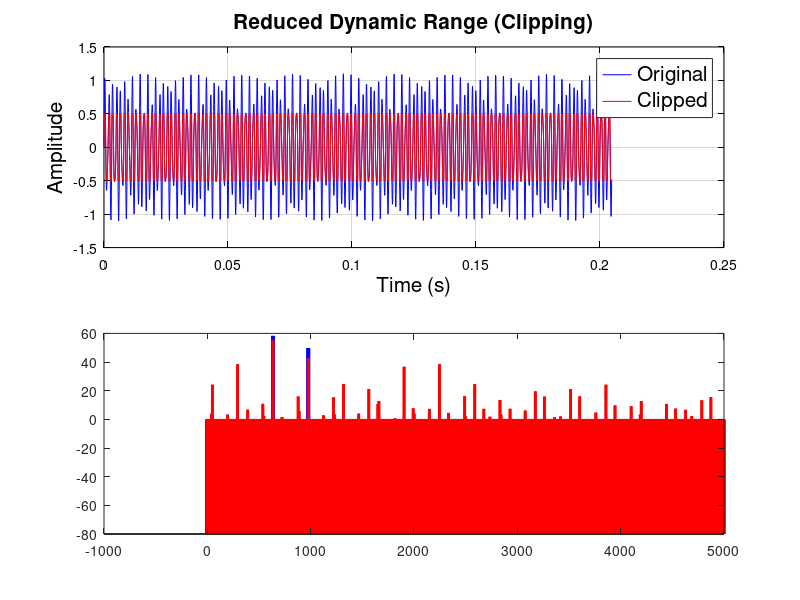

Recreate this plot in MATLAB. (Note: this script raises an error after producing the figure.)
%% Distortion Consequences Visualization (Full Upgraded Version)
clear; close all; clc;

fs = 10000;              % Sampling rate
t = 0:1/fs:0.01;         % Short time window (10 ms)
Nfft   = 2048;               % Zero-padding (8×) for smoother FFT

f0 = (130/Nfft)*fs;
f1 = (200/Nfft)*fs;
f2 = (400/Nfft)*fs;

%% Common FFT settings
t = (0:Nfft-1)/fs;         % Short time window (10 ms)
win    = hann(Nfft)';            % Hann window
Wnorm  = sum(win) / Nfft;        % Normalize amplitude for window loss
f      = (0:Nfft-1)*(fs/Nfft);
dbFloor = 0;                % Baseline level for all spectra
to_dB = @(x) 20*log10(abs(x) + eps);

% Universal FFT helper (window + padding + dB + baseline)
% fft_db = @(x) max( to_dB( fft(x .* win, Nfft) / Wnorm ), dbFloor );
fft_db = @(x) max( to_dB( fft(x , Nfft) ), dbFloor );


%% ========================================================================
% 1. REDUCED DYNAMIC RANGE (Clipping)
% ========================================================================
x = 0.8*sin(2*pi*f0*t) + 0.3*sin(2*pi*f1*t);  % Original signal
clipLevel = 0.5;
x_clip = max(min(x,clipLevel), -clipLevel);     % Hard clipping

% FFTs
X  = fft_db(x);
Xc = fft_db(x_clip);

figure;
subplot(2,1,1)
plot(t,x,'b'); hold on;
plot(t,x_clip,'r');
title('Reduced Dynamic Range (Clipping)','FontSize',15,'Color','black');
xlabel('Time (s)','FontSize',15); ylabel('Amplitude','FontSize',15);
legend('Original','Clipped','FontSize',15);
set(gcf, 'Color', 'white')
set(gca, 'Color', 'white')
set(gca, 'XColor', 'black','YColor','black')
set(gca, 'GridColor', 'black')
grid on;

subplot(2,1,2)
bar(f(1:Nfft/2), X(1:Nfft/2), 0.05, 'FaceColor','b','EdgeColor','b', 'LineWidth', 2.8,'BaseValue',-80); hold on;
bar(f(1:Nfft/2), Xc(1:Nfft/2),0.05,'FaceColor','r','EdgeColor','r', 'LineWidth', 2,'FaceAlpha',0.7,'BaseValue',-80);
title('Frequency Domain – Clipping Creates Spectral Spreading','FontSize',15,'Color','black');
xlabel('Frequency (Hz)','FontSize',15); ylabel('Magnitude (dB)','FontSize',15);
xlim([0 fs/2]); ylim([dbFloor max([X(1:Nfft/2) Xc(1:Nfft/2)])+5]);
legend('Original','Clipped','FontSize',15);
set(gcf, 'Color', 'white')
set(gca, 'Color', 'white')
set(gca, 'XColor', 'black','YColor','black')
set(gca, 'GridColor', 'black')
grid on;


%% ========================================================================
% 2. HARMONIC DISTORTION
% ========================================================================
x = sin(2*pi*f0*t);               % Fundamental tone
nonlinear = @(u) u + 0.3*u.^3;    % Cubic nonlinearity
x_harm = nonlinear(x);            % Distorted signal

% FFTs
X  = fft_db(x);
Xh = fft_db(x_harm);

figure;
subplot(2,1,1)
plot(t,x,'b'); hold on;
plot(t,x_harm,'r');
title('Harmonic Distortion','FontSize',15,'Color','black');
xlabel('Time (s)','FontSize',15); ylabel('Amplitude','FontSize',15);
legend('Original','Distorted','FontSize',15);
set(gcf, 'Color', 'white')
set(gca, 'Color', 'white')
set(gca, 'XColor', 'black','YColor','black')
set(gca, 'GridColor', 'black')
grid on;

subplot(2,1,2)
bar(f(1:Nfft/2), X(1:Nfft/2),0.05,'FaceColor','b','EdgeColor','b', 'LineWidth', 2.8,'BaseValue',-80); hold on;
bar(f(1:Nfft/2), Xh(1:Nfft/2),0.05,'FaceColor','r','EdgeColor','r', 'LineWidth', 2,'FaceAlpha',0.7,'BaseValue',-80);
title('Frequency Domain – Harmonics at 2f, 3f, …','FontSize',15,'Color','black');
xlabel('Frequency (Hz)','FontSize',15); ylabel('Magnitude (dB)','FontSize',15);
% xlim([0 5000]); 
ylim([dbFloor max([40 X Xh])]+5);
legend('Original','Distorted','FontSize',15);
set(gcf, 'Color', 'white')
set(gca, 'Color', 'white')
set(gca, 'XColor', 'black','YColor','black')
set(gca, 'GridColor', 'black')
grid on;


%% ========================================================================
% 3. INTERMODULATION DISTORTION (Two-tone test)
% ========================================================================

x = 0.8*sin(2*pi*f0*t) + 0.8*sin(2*pi*f1*t);   % Two sinewaves
x_IMD = nonlinear(x);                          % Apply nonlinearity

% FFTs
X  = fft_db(x);
Xi = fft_db(x_IMD);

figure;
subplot(2,1,1)
plot(t, x,'b'); hold on;
plot(t, x_IMD,'r');
title('Intermodulation Distortion','FontSize',15,'Color','black');
xlabel('Time (s)','FontSize',15); ylabel('Amplitude','FontSize',15);
legend('Original','Distorted','FontSize',15);
set(gcf, 'Color', 'white')
set(gca, 'Color', 'white')
set(gca, 'XColor', 'black','YColor','black')
set(gca, 'GridColor', 'black')
grid on;

subplot(2,1,2)
bar(f(1:Nfft/2), X(1:Nfft/2),0.05,'FaceColor','b','EdgeColor','b', 'LineWidth', 2.8,'BaseValue',-80); hold on;
bar(f(1:Nfft/2), Xi(1:Nfft/2),0.05,'FaceColor','r','EdgeColor','r', 'LineWidth', 2,'FaceAlpha',0.7,'BaseValue',-80);
title('Frequency Domain – IMD at |m f1 ± n f2|','FontSize',15,'Color','black');
xlabel('Frequency (Hz)','FontSize',15); ylabel('Magnitude (dB)','FontSize',15);
xlim([0 fs/2]); ylim([dbFloor max([X(1:Nfft/2) Xc(1:Nfft/2)])+5]);
legend('Original','Distorted','FontSize',15);
set(gcf, 'Color', 'white')
set(gca, 'Color', 'white')
set(gca, 'XColor', 'black','YColor','black')
set(gca, 'GridColor', 'black')
grid on;
